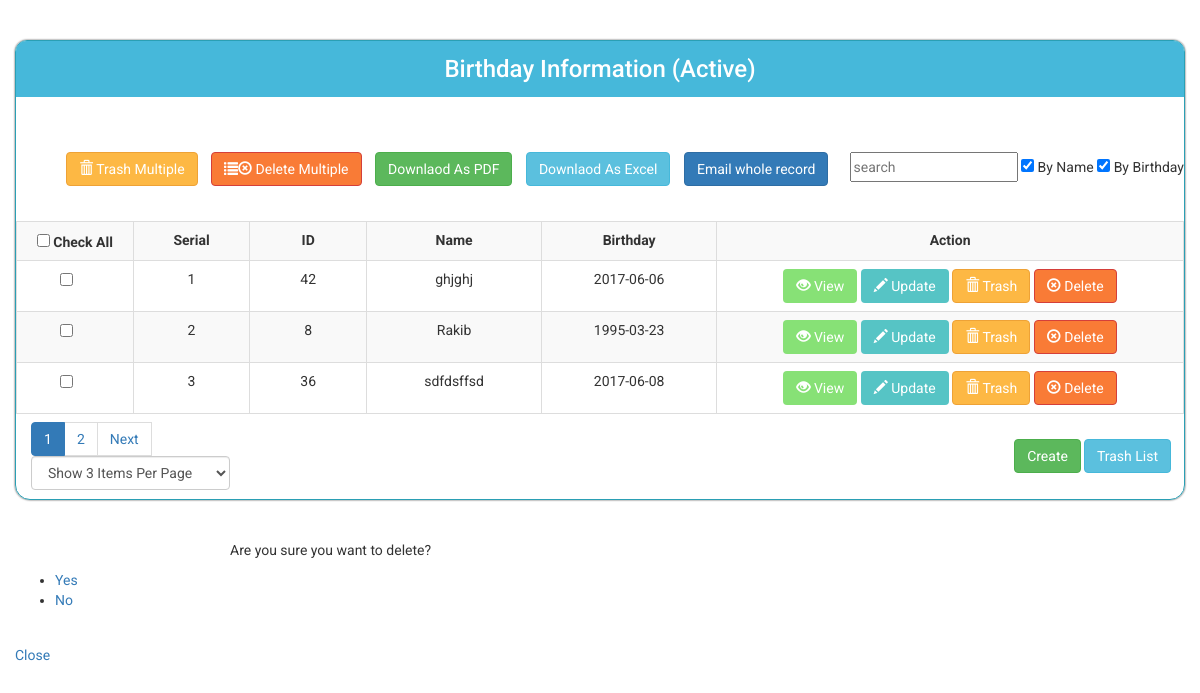
Screenshot of /views/SEID167636/Birthday/index.php with the database file from the repository.
### tables this page shows
CREATE TABLE `birthday_table` (
  `id` int(11) NOT NULL,
  `name` varchar(100) NOT NULL,
  `birthday` date NOT NULL,
  `is_trashed` varchar(255) NOT NULL DEFAULT 'no'
);

### src/SEID167636/Birthday/Birthday.php (called while the page is built, shortened)
<?php
class Birthday extends Database
{
    public function index()
    {
        $sqlQuery = "SELECT * FROM birthday_table WHERE is_trashed = 'no';";
        $STH = $this->DBH->query($sqlQuery);
        $STH->setFetchMode(PDO::FETCH_OBJ);
        $allData = $STH->fetchAll();
        return $allData;
    }
    public function getAllKeywords()
    {
        $_allKeywords = array();
        $allData = $this->index();
        foreach ($allData as $oneData) {
            $_allKeywords[] = trim($oneData->name);
        }
        foreach ($allData as $oneData) {
            $eachString= strip_tags($oneData->name);
            $eachString=trim( $eachString);
            $eachString= preg_replace( "/\r|\n/", " ", $eachString);
            $eachString= str_replace("&nbsp;","",  $eachString);
            $WordsArr = explode(" ", $eachString);
            foreach ($WordsArr as $eachWord){
                $_allKeywords[] = trim($eachWord);
            }
        }
        $allData = $this->index();
        foreach ($allData as $oneData) {
            $_allKeywords[] = trim($oneData->birthday);
        }
        $allData = $this->index();
        foreach ($allData as $oneData) {
            $eachString= strip_tags($oneData->birthday);
            $eachString=trim( $eachString);
            $eachString= preg_replace( "/\r|\n/", " ", $eachString);
            $eachString= str_replace("&nbsp;","",  $eachString);
            $WordsArr = explode(" ", $eachString);
            foreach ($WordsArr as $eachWord){
                $_allKeywords[] = trim($eachWord);
            }
        }
        return array_unique($_allKeywords);
    }
    public function indexPaginator($page=1,$itemsPerPage=3){
        $start = (($page-1) * $itemsPerPage);
        $sql = "SELECT * from birthday_table  WHERE is_trashed = 'No' LIMIT $start,$itemsPerPage";
        $STH = $this->DBH->query($sql);
        $STH->setFetchMode(PDO::FETCH_OBJ);
        $arrSomeData  = $STH->fetchAll();
        return $arrSomeData;
    }
}

### src/SEID167636/Model/Database.php (called while the page is built, shortened)
<?php
class Database
{
    public function __construct()
    {
        try {
            $this->DBH = new PDO("mysql:host=localhost;dbname=rakib_167636_b59_atomic_project", "root", "");
        } catch (PDOException $error) {
            echo $error->getMessage();
        }
    }
}

### views/SEID167636/Birthday/index.php (the view, shortened to what this page needs)
<?php
$objBirthday = new \App\Birthday\Birthday();
$allData = $objBirthday->index();
$availableKeywords = $objBirthday->getAllKeywords();
$recordCount = count($allData);
if (isset($_REQUEST['Page'])) $page = $_REQUEST['Page'];
else if (isset($_SESSION['Page'])) $page = $_SESSION['Page'];
else   $page = 1;
if (isset($_REQUEST['ItemsPerPage'])) $itemsPerPage = $_REQUEST['ItemsPerPage'];
else if (isset($_SESSION['ItemsPerPage'])) $itemsPerPage = $_SESSION['ItemsPerPage'];
else   $itemsPerPage = 3;
$pages = ceil($recordCount / $itemsPerPage);
$someData = $objBirthday->indexPaginator($page, $itemsPerPage);
$allData = $someData;
?>
<!doctype html>
<html lang="en">
<head>
    <link rel="stylesheet" href="../../../resources/bootstrap/css/bootstrap.min.css">
    <link rel="stylesheet" href="../../../resources/jquery-ui/jquery-ui.css">
    <link rel="stylesheet" href="../../../resources/index_style.css">
    <link rel="stylesheet" href="../../../resources/simple-confirmation-popup/css/style.css">
</head>
<body>
<div class="container">
    <div class="main">
        <div>
            <h3>Birthday Information (Active)</h3>
            <br>
        </div>
        <div class="text-center" style="height: 35px">
        </div>
        <ul class="additional_buttons">
            <li>
                <button type="button" class="btn btn-warning" value="" id="trashMultiple"
                        name="trashMultiple"><span class="glyphicon glyphicon-trash"></span> Trash Multiple
                </button>
            </li>
            <li>
                <button type="button" class="btn btn-danger" value="" id="deleteMultiple"
                        name="deleteMultiple"><span class="glyphicon glyphicon-list"></span><span
                            class="glyphicon glyphicon-remove-circle"></span> Delete Multiple
                </button>
            </li>
            <li><input type="button" class="btn btn-success" value="Downlaod As PDF"></li>
            <li><input type="button" class="btn btn-info" value="Downlaod As Excel"></li>
            <li><input type="button" class="btn btn-primary" value="Email whole record"></li>
            <li style="float: right">
                <form action="index.php" method="get" id="searchForm">
                    <div>
                        <input type="text" name="search" id="searchID" placeholder="search">
                        <input type="checkbox" name="byName" id="byName" checked> By Name
                        <input type="checkbox" name="byBirthday" id="byBirthday" checked> By Birthday
                    </div>
                </form>
            </li>
        </ul>
        <form id="selectionForm" action="multiple_trash.php" method="post">
            <table class="table table-bordered table-striped text-center">
                <tr>
                    <th class="text-center"><input type="checkbox" name="select_all" id="select_all"> Check All</th>
                    <th class="text-center">Serial</th>
                    <th class="text-center">ID</th>
                    <th class="text-center">Name</th>
                    <th class="text-center">Birthday</th>
                    <th class="text-center">Action</th>
                </tr>
                <?php
                $serial = 1;
                foreach ($allData as $record) { ?>
                    <tr>
                        <td width="10%"><input style="margin-left: 35px" type="checkbox" class="checkbox"
                                               name="multiple[]" value="<?php echo $record->id; ?>"></td>
                        <td width="10%"><?php echo $serial++; ?></td>
                        <td width="10%"><?php echo $record->id; ?></td>
                        <td width="15%"><?php echo $record->name ?></td>
                        <td width="15%"><?php echo $record->birthday; ?></td>
                        <td width="45%">
                            <a href="view.php?id=<?php echo $record->id; ?>">
                                <button type="button" class="btn view "><span
                                            class="glyphicon glyphicon-eye-open"></span> View
                                </button>
                            </a>
                            <a href="edit.php?id=<?php echo $record->id; ?>">
                                <button type="button" class="btn update"><span
                                            class="glyphicon glyphicon-pencil"></span> Update
                                </button>
                            </a>
                            <a href="trash.php?id=<?php echo $record->id; ?>">
                                <button type="button" class="btn btn-warning"><span
                                            class="glyphicon glyphicon-trash"></span> Trash
                                </button>
                            </a>
                            <a onclick="del(<?php echo $record->id; ?>)">
                                <button type="button" class="btn btn-danger delete"><span
                                            class="glyphicon glyphicon-remove-circle"></span> Delete
                                </button>
                            </a>
                        </td>
                    </tr>
                <?php } ?>
            </table>
        </form>
        <div class="bottom_left">
            <ul class="pagination">
                <?php
                $pagePlusOne = $page + 1;
                for ($i = 1; $i <= $pages; $i++) {
                    if ($i == $page) echo '<li class="active"><a href="">' . $i . '</a></li>';
                    else  echo "<li><a href='?Page=$i'>" . $i . '</a></li>';
                }
                if ($page < $pages) echo "<li><a href='index.php?Page=$pagePlusOne'>" . "Next" . "</a></li>";
                ?>
                <li>
                    <select class="form-control" name="ItemsPerPage" id="ItemsPerPage" style="margin-bottom: 40px"
                            onchange="javascript:location.href = this.value;">
                        <?php
                        if ($itemsPerPage == 3) echo '<option value="?ItemsPerPage=3" selected >Show 3 Items Per Page</option>';
                        else echo '<option  value="?ItemsPerPage=3">Show 3 Items Per Page</option>';
                        ?>
                    </select>
                </li>
            </ul>
        </div>
        <ul class="bottom_right">
            <li>
                <a href="trashed.php">
                    <button class="btn btn-info">Trash List</button>
                </a>
            </li>
            <li>
                <a href="create.php">
                    <button class="btn btn-success">Create</button>
                </a>
            </li>
        </ul>
    </div>
    <div class="cd-popup" role="alert">
        <div class="cd-popup-container">
            <p>Are you sure you want to delete?</p>
            <ul class="cd-buttons">
                <li><a id="yes" href="javascript:yes()">Yes</a></li>
                <li><a id="no" href="javascript:no()">No</a></li>
            </ul>
            <a class="cd-popup-close img-replace">Close</a>
        </div>
    </div>
</div>
</body>
</html>

### resources/index_style.css (style rules this page uses)
body { font-family: "Roboto", sans-serif; }
.container { width: 1200px; }
.main { margin: 40px auto; border: 1px solid #2a9fb4; padding: 0 0 50px 0; box-shadow: 0 0 2px; border-radius: 12px 12px 15px 15px; }
.view { background-color: #87e176; color: white; transition-duration: .4s; }
.update { background-color: #56C4C5; color: white; transition-duration: .4s; }
h3 { margin: auto; text-align: center; background-color: #46b8da; padding: 15px 0; border-radius: 10px 10px 0 0; color: white; }
a { text-decoration: none !important; }
.btn-warning { background-color: #fdb844; color: white; transition-duration: .4s ; }
.btn-danger { background-color: #f97b36; color: white; transition-duration: .4s; }
.btn-success { transition-duration: .4s; }
.btn-info { transition-duration: .4s; }
.btn-primary { transition-duration: .4s; }

### views/SEID167636/Birthday/index.php (style rules this page uses)
.additional_buttons li { display: inline; margin-left: 10px; }
.bottom_left { float: left; margin: -32px 0 0 15px; display: inline-block; }
.bottom_right { margin-right: 10px; }
.bottom_right li { float: right; display: inline; margin-top: 5px; margin-right: 3px; }
ul { margin-bottom: 35px; }
input[type="text"] { height: 30px; }

### rows the page displays
birthday_table: id "42", name "ghjghj", birthday "2017-06-06"
birthday_table: id "8", name "Rakib", birthday "1995-03-23"
birthday_table: id "36", name "sdfdsffsd", birthday "2017-06-08"
